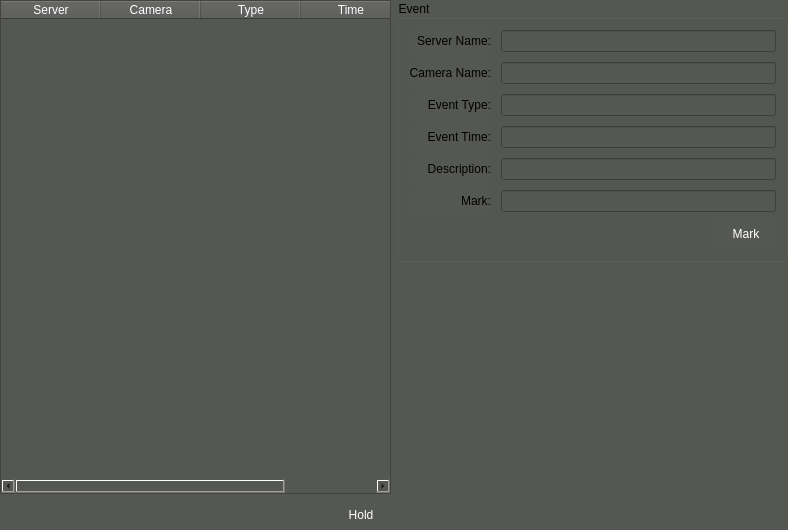
<?xml version="1.0" encoding="UTF-8"?>
<ui version="4.0">
 <class>VSCEventConsole</class>
 <widget class="QWidget" name="VSCEventConsole">
  <property name="geometry">
   <rect>
    <x>0</x>
    <y>0</y>
    <width>788</width>
    <height>530</height>
   </rect>
  </property>
  <property name="minimumSize">
   <size>
    <width>0</width>
    <height>0</height>
   </size>
  </property>
  <property name="maximumSize">
   <size>
    <width>16777215</width>
    <height>16777215</height>
   </size>
  </property>
  <property name="windowTitle">
   <string>Form</string>
  </property>
  <property name="styleSheet">
   <string notr="true">background-color: rgb(85, 87, 83);</string>
  </property>
  <layout class="QHBoxLayout" name="horizontalLayout">
   <property name="leftMargin">
    <number>0</number>
   </property>
   <property name="topMargin">
    <number>0</number>
   </property>
   <property name="rightMargin">
    <number>0</number>
   </property>
   <property name="bottomMargin">
    <number>0</number>
   </property>
   <item>
    <layout class="QVBoxLayout" name="verticalLayout_3">
     <item>
      <widget class="QTableWidget" name="tableWidget">
       <property name="styleSheet">
        <string notr="true">color: rgb(255, 255, 255);</string>
       </property>
       <property name="editTriggers">
        <set>QAbstractItemView::NoEditTriggers</set>
       </property>
       <property name="alternatingRowColors">
        <bool>true</bool>
       </property>
       <property name="selectionMode">
        <enum>QAbstractItemView::SingleSelection</enum>
       </property>
       <property name="selectionBehavior">
        <enum>QAbstractItemView::SelectRows</enum>
       </property>
       <property name="textElideMode">
        <enum>Qt::ElideMiddle</enum>
       </property>
       <attribute name="horizontalHeaderVisible">
        <bool>true</bool>
       </attribute>
       <attribute name="horizontalHeaderCascadingSectionResizes">
        <bool>true</bool>
       </attribute>
       <attribute name="horizontalHeaderStretchLastSection">
        <bool>true</bool>
       </attribute>
       <attribute name="verticalHeaderVisible">
        <bool>true</bool>
       </attribute>
       <attribute name="verticalHeaderStretchLastSection">
        <bool>false</bool>
       </attribute>
       <column>
        <property name="text">
         <string>Server</string>
        </property>
       </column>
       <column>
        <property name="text">
         <string>Camera</string>
        </property>
       </column>
       <column>
        <property name="text">
         <string>Type</string>
        </property>
       </column>
       <column>
        <property name="text">
         <string>Time</string>
        </property>
       </column>
      </widget>
     </item>
     <item>
      <layout class="QGridLayout" name="gridLayout_3">
       <property name="horizontalSpacing">
        <number>20</number>
       </property>
       <property name="verticalSpacing">
        <number>0</number>
       </property>
       <item row="0" column="0">
        <spacer name="horizontalSpacer_3">
         <property name="orientation">
          <enum>Qt::Horizontal</enum>
         </property>
         <property name="sizeHint" stdset="0">
          <size>
           <width>40</width>
           <height>20</height>
          </size>
         </property>
        </spacer>
       </item>
       <item row="0" column="1">
        <widget class="QPushButton" name="pbHold">
         <property name="minimumSize">
          <size>
           <width>60</width>
           <height>30</height>
          </size>
         </property>
         <property name="maximumSize">
          <size>
           <width>60</width>
           <height>30</height>
          </size>
         </property>
         <property name="styleSheet">
          <string notr="true">QPushButton { 
border:none;
color:white;
background-image: url(:/action/resources/button.png);}
QPushButton:hover {
	background-image: url(:/action/resources/buttonpress.png);}
QPushButton:pressed {
	background-image: url(:/action/resources/button.png);}</string>
         </property>
         <property name="text">
          <string>Hold</string>
         </property>
         <property name="iconSize">
          <size>
           <width>60</width>
           <height>40</height>
          </size>
         </property>
        </widget>
       </item>
      </layout>
     </item>
    </layout>
   </item>
   <item>
    <layout class="QVBoxLayout" name="verticalLayout_2">
     <item>
      <widget class="QGroupBox" name="groupBox_2">
       <property name="title">
        <string>Event</string>
       </property>
       <layout class="QVBoxLayout" name="verticalLayout">
        <item>
         <layout class="QGridLayout" name="gridLayout">
          <property name="topMargin">
           <number>0</number>
          </property>
          <property name="spacing">
           <number>10</number>
          </property>
          <item row="5" column="0">
           <widget class="QLabel" name="labelIP_2">
            <property name="text">
             <string>Event Type:</string>
            </property>
            <property name="alignment">
             <set>Qt::AlignRight|Qt::AlignTrailing|Qt::AlignVCenter</set>
            </property>
           </widget>
          </item>
          <item row="4" column="1">
           <widget class="QLineEdit" name="lineEditName">
            <property name="maximumSize">
             <size>
              <width>300</width>
              <height>16777215</height>
             </size>
            </property>
            <property name="readOnly">
             <bool>true</bool>
            </property>
           </widget>
          </item>
          <item row="6" column="1">
           <widget class="QLineEdit" name="lineEditTime">
            <property name="maximumSize">
             <size>
              <width>300</width>
              <height>16777215</height>
             </size>
            </property>
            <property name="readOnly">
             <bool>true</bool>
            </property>
           </widget>
          </item>
          <item row="4" column="0">
           <widget class="QLabel" name="labelName">
            <property name="text">
             <string>Camera Name:</string>
            </property>
            <property name="alignment">
             <set>Qt::AlignRight|Qt::AlignTrailing|Qt::AlignVCenter</set>
            </property>
           </widget>
          </item>
          <item row="7" column="1">
           <widget class="QLineEdit" name="lineEditDesc">
            <property name="maximumSize">
             <size>
              <width>300</width>
              <height>16777215</height>
             </size>
            </property>
            <property name="readOnly">
             <bool>true</bool>
            </property>
           </widget>
          </item>
          <item row="8" column="0">
           <widget class="QLabel" name="labelPassword_3">
            <property name="text">
             <string>Mark:</string>
            </property>
            <property name="alignment">
             <set>Qt::AlignRight|Qt::AlignTrailing|Qt::AlignVCenter</set>
            </property>
           </widget>
          </item>
          <item row="5" column="1">
           <widget class="QLineEdit" name="lineEditType">
            <property name="maximumSize">
             <size>
              <width>300</width>
              <height>16777215</height>
             </size>
            </property>
            <property name="readOnly">
             <bool>true</bool>
            </property>
           </widget>
          </item>
          <item row="6" column="0">
           <widget class="QLabel" name="labelPort_2">
            <property name="text">
             <string>Event Time:</string>
            </property>
            <property name="alignment">
             <set>Qt::AlignRight|Qt::AlignTrailing|Qt::AlignVCenter</set>
            </property>
           </widget>
          </item>
          <item row="7" column="0">
           <widget class="QLabel" name="labelPassword_2">
            <property name="text">
             <string>Description:</string>
            </property>
            <property name="alignment">
             <set>Qt::AlignRight|Qt::AlignTrailing|Qt::AlignVCenter</set>
            </property>
           </widget>
          </item>
          <item row="8" column="1">
           <widget class="QLineEdit" name="lineEditMark">
            <property name="maximumSize">
             <size>
              <width>300</width>
              <height>16777215</height>
             </size>
            </property>
           </widget>
          </item>
          <item row="3" column="0">
           <widget class="QLabel" name="labelName_2">
            <property name="text">
             <string>Server Name:</string>
            </property>
            <property name="alignment">
             <set>Qt::AlignRight|Qt::AlignTrailing|Qt::AlignVCenter</set>
            </property>
           </widget>
          </item>
          <item row="3" column="1">
           <widget class="QLineEdit" name="lineEditStorName">
            <property name="maximumSize">
             <size>
              <width>300</width>
              <height>16777215</height>
             </size>
            </property>
            <property name="readOnly">
             <bool>true</bool>
            </property>
           </widget>
          </item>
         </layout>
        </item>
        <item>
         <layout class="QGridLayout" name="gridLayout_2">
          <property name="horizontalSpacing">
           <number>20</number>
          </property>
          <property name="verticalSpacing">
           <number>0</number>
          </property>
          <item row="0" column="1">
           <widget class="QPushButton" name="pbMark">
            <property name="minimumSize">
             <size>
              <width>60</width>
              <height>30</height>
             </size>
            </property>
            <property name="maximumSize">
             <size>
              <width>60</width>
              <height>30</height>
             </size>
            </property>
            <property name="styleSheet">
             <string notr="true">QPushButton { 
border:none;
color:white;
background-image: url(:/action/resources/button.png);}
QPushButton:hover {
	background-image: url(:/action/resources/buttonpress.png);}
QPushButton:pressed {
	background-image: url(:/action/resources/button.png);}</string>
            </property>
            <property name="text">
             <string>Mark</string>
            </property>
            <property name="iconSize">
             <size>
              <width>60</width>
              <height>40</height>
             </size>
            </property>
           </widget>
          </item>
          <item row="0" column="0">
           <spacer name="horizontalSpacer_2">
            <property name="orientation">
             <enum>Qt::Horizontal</enum>
            </property>
            <property name="sizeHint" stdset="0">
             <size>
              <width>40</width>
              <height>20</height>
             </size>
            </property>
           </spacer>
          </item>
         </layout>
        </item>
       </layout>
      </widget>
     </item>
     <item>
      <widget class="QWidget" name="video" native="true">
       <property name="minimumSize">
        <size>
         <width>320</width>
         <height>200</height>
        </size>
       </property>
      </widget>
     </item>
    </layout>
   </item>
  </layout>
 </widget>
 <resources>
  <include location="vscmainwindows.qrc"/>
 </resources>
 <connections/>
</ui>
